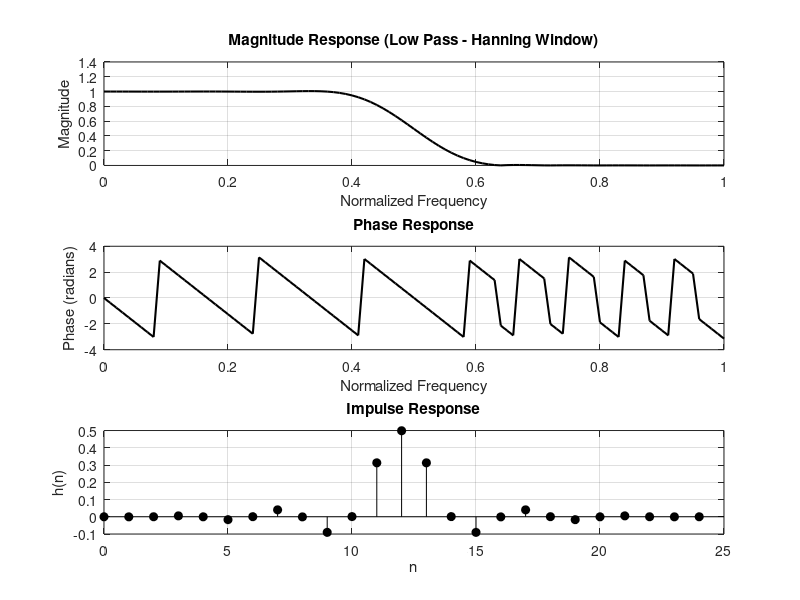

MATLAB code for this plot:
clc;
clear;
close all;

% Design of Low Pass FIR Filter using Hanning Window
wc = 0.5*pi;     % Cutoff frequency
N = 25;          % Filter length

b = fir1(N-1, wc/pi, 'low', hann(N));

disp('b = ');
disp(b)

% Frequency response
w = 0:0.01*pi:pi;
h = freqz(b, 1, w);

% ----------- PLOTS ----------------
figure;

% 1. Magnitude Response
subplot(3,1,1);
plot(w/pi, abs(h), 'k', 'LineWidth', 1.5);
xlabel('Normalized Frequency');
ylabel('Magnitude');
title('Magnitude Response (Low Pass - Hanning Window)');
grid on;

% 2. Phase Response
subplot(3,1,2);
plot(w/pi, angle(h), 'k', 'LineWidth', 1.5);
xlabel('Normalized Frequency');
ylabel('Phase (radians)');
title('Phase Response');
grid on;

% 3. Impulse Response
subplot(3,1,3);
stem(0:length(b)-1, b, 'k', 'filled');
xlabel('n');
ylabel('h(n)');
title('Impulse Response');
grid on;
